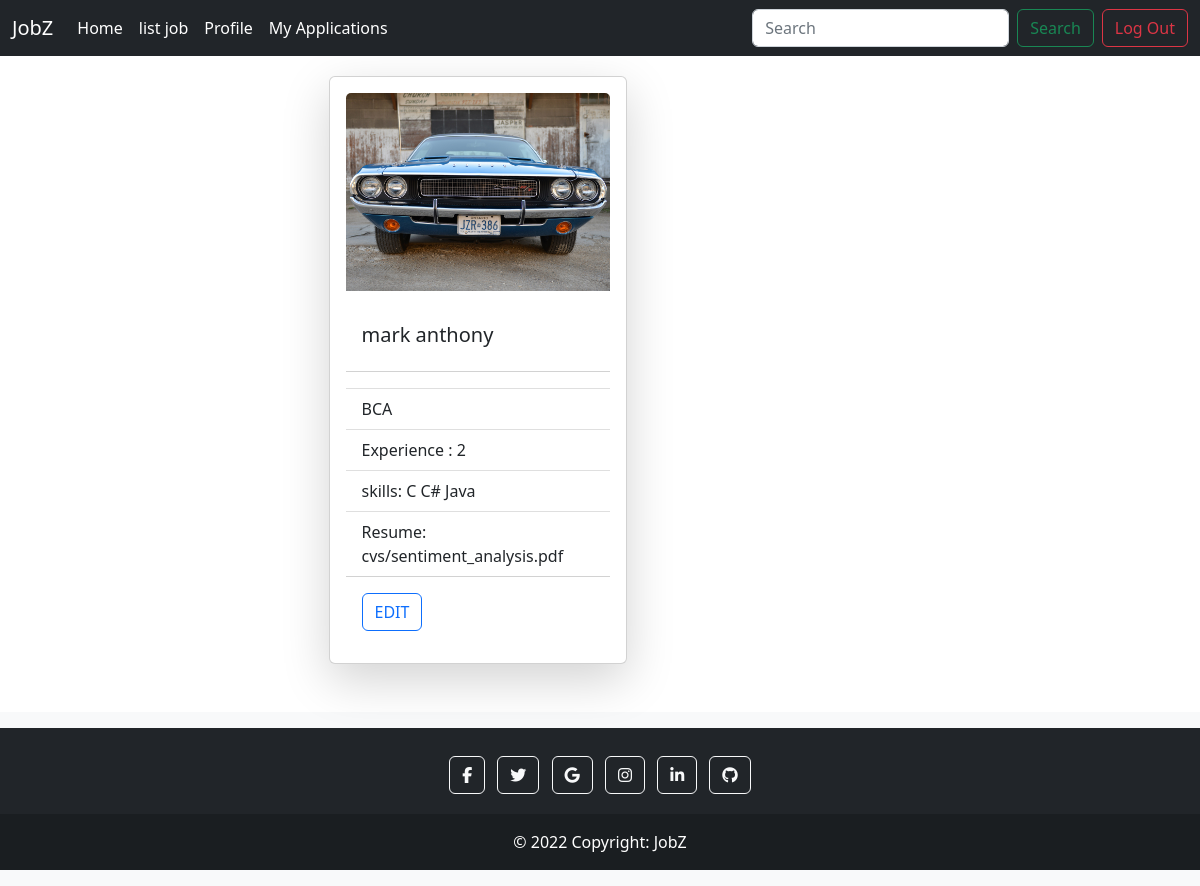
Before: /candidate/profile/detail (signed in) with the older database file.
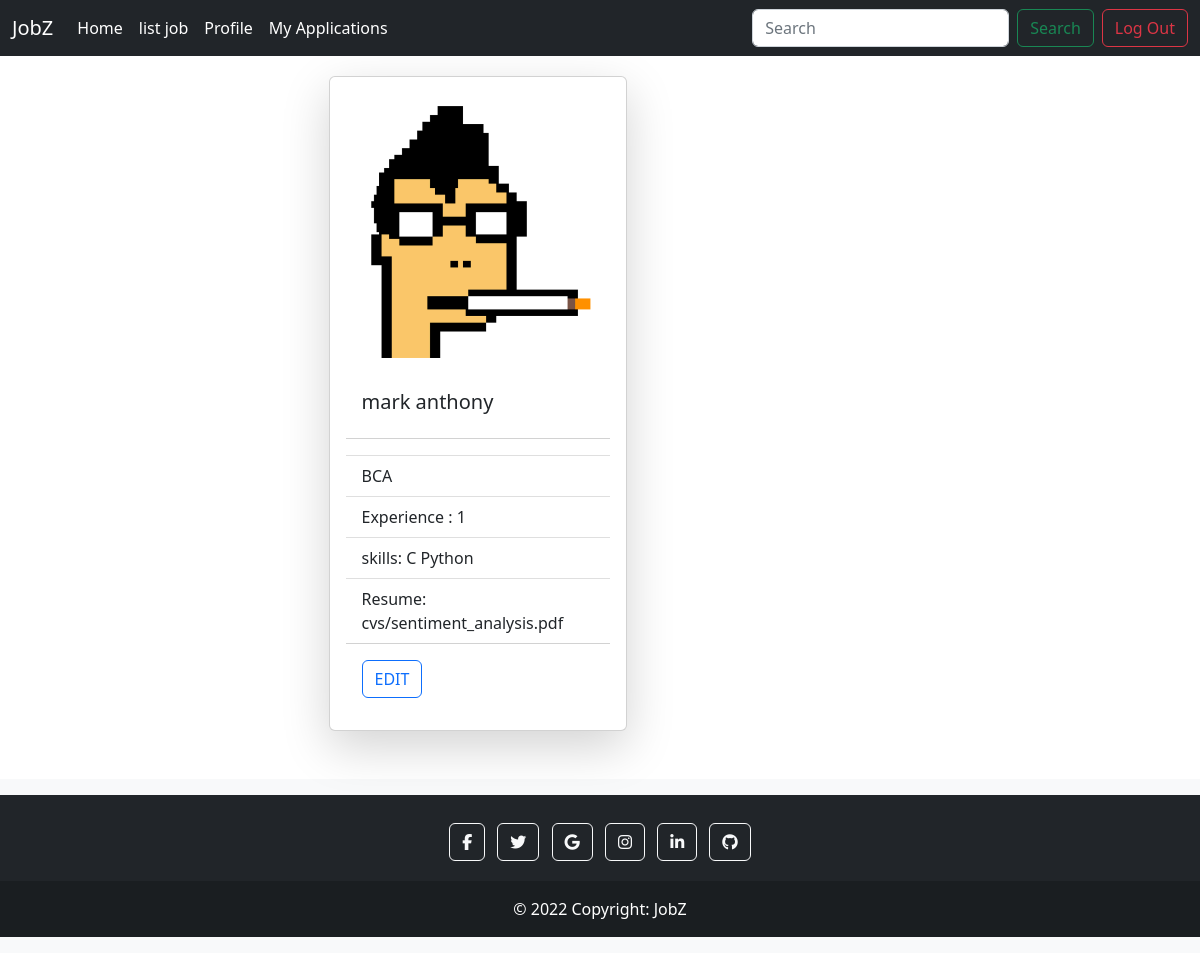
After: the same page with the newer database file.
### employer/models.py (models this page shows)
class User(AbstractUser):
    options = (
        ("employer", "employer"),
        ("candidate", "candidate")
    )
    role = models.CharField(max_length=120, choices=options, default="candidate")
    phone = models.CharField(max_length=12, null=True)

### candidate/models.py (models this page shows)
class CandidateProfile(models.Model):
    user = models.OneToOneField(User, on_delete=models.CASCADE, related_name="candidate")
    profile_pic = models.ImageField(upload_to="cand_profiles")
    resume = models.FileField(upload_to="cvs")
    qualification = models.CharField(max_length=120)
    skills = models.CharField(max_length=120)
    experience = models.PositiveIntegerField(default=0)

### candidate/views.py (the view)
# urls.py: path('profile/detail', views.CandidateProfileDetailView.as_view(), name="cand-detail-profile"),
class CandidateProfileDetailView(TemplateView):
    template_name = "candidate/cand-profile-detail.html"

### candidate/templates/candidate/cand-profile-detail.html (shortened to what this page needs)
{%extends 'candidate/base.html'%}
{%block body_block%}
<div class="row">
    <div class="col-3"></div>
    <div class="col-6 mt-3">
        <div class="card shadow-lg p-3 mb-5 bg-white rounded" style="width: 55%;">
            <img class="card-img-top" src="{{request.user.candidate.profile_pic.url}}" alt="NO image ">
            <div class="card-body">
                <h5 class="card-title">{{request.user.first_name }} {{request.user.last_name }}</h5>
            </div>
            <ul class="list-group list-group-flush">
                <li class="list-group-item"> {{request.user.skills}}</li>
                <li class="list-group-item"> {{request.user.candidate.qualification}}</li>
                <li class="list-group-item">Experience : {{request.user.candidate.experience}}</li>
                <li class="list-group-item"> skills: {{request.user.candidate.skills}}</li>
                <li class="list-group-item"> Resume: {{request.user.candidate.resume}}</li>
            </ul>
            <div class="card-body">
                <a href="{%url 'cand-edit-profile' %}" class="card-link btn btn-outline-primary">EDIT</a>
            </div>
        </div>
    </div>
    <div class="col-3"></div>
</div>
{%endblock%}

Changed rows visible on the page:
changed User "mark": user.candidate.profile_pic: a different picture; user.candidate.experience "2" → "1"; user.candidate.skills "C C# Java" → "C Python"
